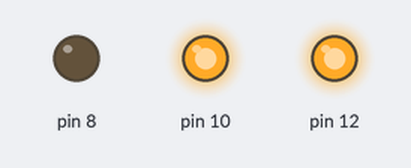
Bench run of a sketch on a simulated Arduino Uno, built with avr-gcc and run on an emulated ATmega328P. Shown: output pins drawn as LEDs (lit = HIGH).

Above: at 0.5 s.
At 1.5 s:
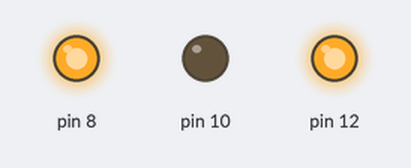
At 2.5 s:
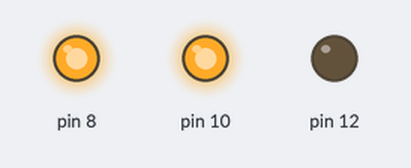
At 3.5 s:
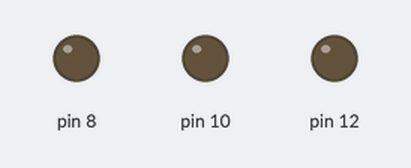
Timing chart, 0 to 5.2 s (numbered marks = the images above):
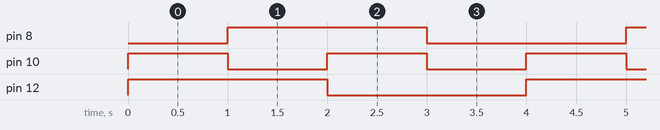

Measured:
- by itself, pin 8, pin 12: alternates HIGH for 2.0 s and LOW for 2.0 s
- by itself, pin 10: alternates HIGH for 1.0 s and LOW for 1.0 s
- by itself, everything shown: repeats every 4.0 s, in 4 steps

The sketch:

proje_6.ino
```cpp
void setup() {
pinMode(8,OUTPUT);
pinMode(10,OUTPUT);
pinMode(12,OUTPUT);
}

void loop() {
digitalWrite(8,LOW);
digitalWrite(10,HIGH);
digitalWrite(12,HIGH);
delay(1000);
digitalWrite(8,HIGH);
digitalWrite(10,LOW);
digitalWrite(12,HIGH);
delay(1000);
digitalWrite(8,HIGH);
digitalWrite(10,HIGH);
digitalWrite(12,LOW);
delay(1000);
digitalWrite(8,LOW);
digitalWrite(10,LOW);
digitalWrite(12,LOW);
delay(1000);

}
```
